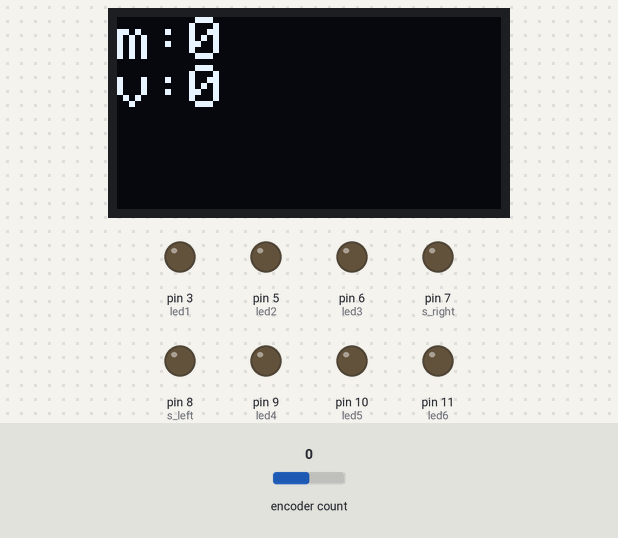
The sketch below on a simulated Arduino Uno, built with avr-gcc and run on an emulated ATmega328P. On the bench: 128×64 one-colour display, output pins drawn as LEDs (lit = HIGH). The inputs (shaded band) are chosen by the test bench; at power-on: encoder count 0. What the sketch prints to the serial monitor is not drawn.

Above: at 1.2 s.
1.3 s: encoder count set to 1
At 2.5 s:
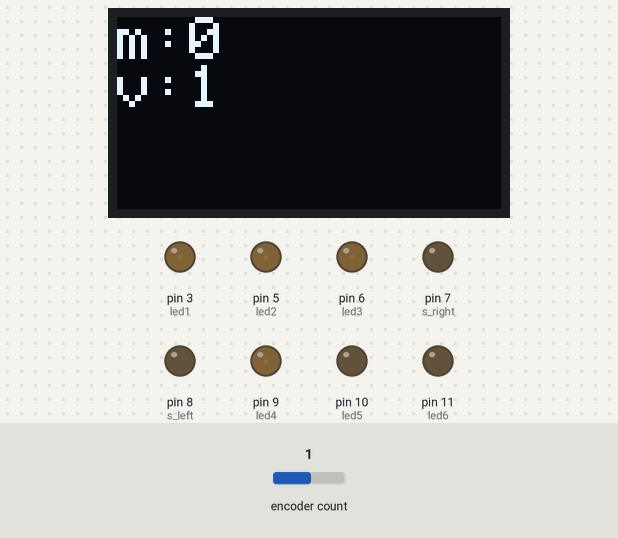
2.8 s: encoder count set to 0
At 3.1 s:
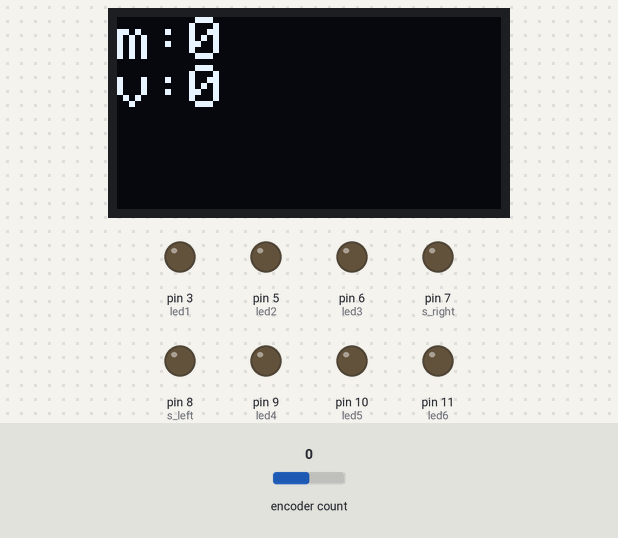
4.3 s: encoder count set to 4
At 5.7 s:
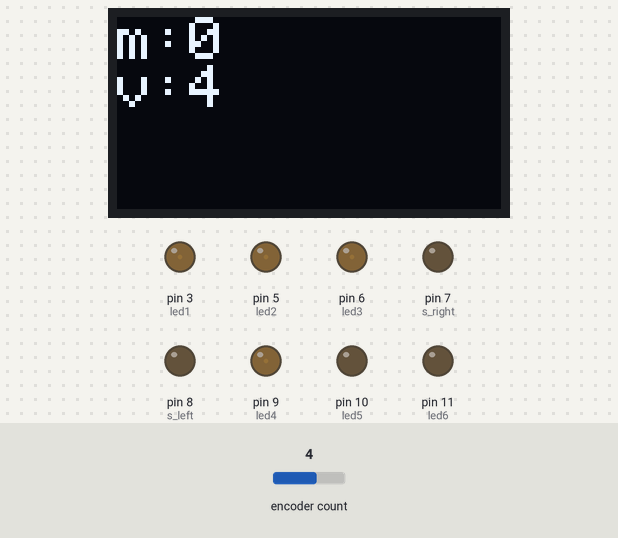
Timing chart, 0 to 7.3 s (numbered marks = the images above; inputs shaded):
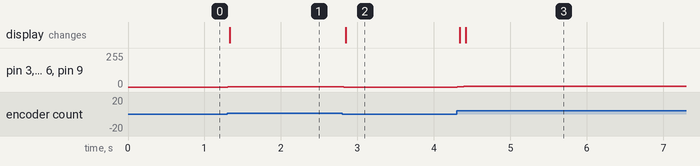

The sketch:

nano_6_led_driver_witch_encoder_and_max7219.ino
```cpp
#include <SPI.h>
#include <Wire.h>
#include <Adafruit_GFX.h>
#include <Adafruit_SSD1306.h>

#define OLED_RESET 4
Adafruit_SSD1306 display(OLED_RESET);

/*
#include <LedControl.h>
  LedControl lc=LedControl(12,11,10,1);//cs,clk,load,count
*/
int v,ones,tens,hundres;

#include <GyverEncoder.h>
#define s1 12
#define s2 13
#define key 4
//#define power A3
  Encoder enc1(s2, s1, key);  // для работы c кнопкой

#define led1 3
#define led2 5
#define led3 6
#define led4 9
#define led5 10
#define led6 11
#define intled 13

#define s_right 7
#define s_left 8

uint8_t l1,l2,l3,l4,l5,l6,l_all;
uint16_t t_l1, t_l2, t_l3, t_l4, t_l5, t_l6,t_all,t_right,t_left,t_intled;

bool l_r,l_l;

int mode=0;
int value=0;
int ballance;


void setup() {

  display.begin(SSD1306_SWITCHCAPVCC, 0x3C);
  display.clearDisplay();
  display.setTextSize(2);
  display.setTextColor(WHITE);

  pinMode(led1,OUTPUT);
  pinMode(led2,OUTPUT);
  pinMode(led3,OUTPUT);
  pinMode(led4,OUTPUT);
  pinMode(led5,OUTPUT);
  pinMode(led6,OUTPUT);
  pinMode(intled,OUTPUT);
  pinMode(s_left,OUTPUT);
  pinMode(s_right,OUTPUT);

  pinMode(s1,INPUT);
  pinMode(s2,INPUT);
  pinMode(key,INPUT);
  //pinMode(power,OUTPUT);

  //digitalWrite(power,HIGH);

  Serial.begin(9600);

//  enc1.setType(TYPE2);
//  lc.shutdown(0,false);
  /* Set the brightness to a medium values */
//  lc.setIntensity(0,4);
  /* and clear the display */
//  lc.clearDisplay(0);

}

void loop() {
  unsigned int cur=millis();
  enc1.tick();
  if (enc1.isRight()) {Serial.println("Right");if (value <=254){value++;}}         // если был поворот
  if (enc1.isLeft()) {Serial.println("Left"); if (value >=1){value --;}}
  if (enc1.isRightH()) Serial.println("Right holded"); // если было удержание + поворот
  if (enc1.isLeftH()) Serial.println("Left holded");
//  if (enc1.isPress()) Serial.println("Press");         // нажатие на кнопку (+ дебаунс)
  if (enc1.isClick()) {Serial.println("Click");if(mode<4){mode++;}else{mode=0;}Serial.println(mode);}         // отпускание кнопки (+ дебаунс)
  if (enc1.isHolded()) {Serial.println("Holded");mode=0;value=255;}       // если была удержана и энк не поворачивался
  if (enc1.isFastR()){ if (value<=240)value += 10;}    // если был быстрый поворот направо, увеличиваем на 10
  if (enc1.isFastL()){ if (value>=10) value -= 10;}    // если был быстрый поворот налево, уменьшаем на 10

  if (mode==0){
    l_r=LOW;l_l=LOW;
    if (l_all != value){
      l_all=value;
//      l1=l2=l3=l4=l5=l6=value;
        l1=l2=l3=l4=value;
    //  set_light();
    }
  }

  if (mode==1){
    l_r=HIGH;l_l=LOW;
    if (l1!=value){
      l1=l2=l3=value;
     // set_light();
    }
  }

  if (mode==2){
    l_r=LOW;l_l=HIGH;
    if (l4!=value){
      //l4=l5=l6=value;
      l4=value;
     // set_light();
    }
  }

  if (mode==3){
    l_r=HIGH;l_l=HIGH;
//    ballance = (value/51)+1;
    if (ballance==1){
      //l1=255,l2=210,l3=170,l4=130,l5=80,l6=30;
      l1=255,l2=210,l3=170,l4=130;
    }
   // set_light();
  }

  if (mode==4){
    l_r=LOW;
    if(cur-t_left>500){
      t_left=cur;
      l_l = !l_l;
    }
   // set_light();
  }

  set_light();

  if(cur-t_intled>300){
    t_intled=cur;
    digitalWrite(intled,!digitalRead(intled));
  }

/*
  //lc.clearDisplay(0);
  lc.setDigit(0,4,(byte)mode,false);
  lc.setChar(0,3,' ',false);
  v=value;
  ones=v%10;
  v=v/10;
  tens=v%10;
  v=v/10;
  hundres=v;
  lc.setDigit(0,0,(byte)ones,false);
  lc.setDigit(0,1,(byte)tens,false);
  lc.setDigit(0,2,(byte)hundres,false);
*/


//  display.setCursor(0,0);
//  display.println("           ");
  display.clearDisplay();
  display.setCursor(0,0);
  display.print("m:");
  display.println(mode);
  display.print("v:");
  display.print(value);
  display.display();


} // loop

void set_light(){
  digitalWrite(s_right,l_r);
  digitalWrite(s_left,l_l);
  analogWrite(led1,l1);
  analogWrite(led2,l2);
  analogWrite(led3,l3);
  analogWrite(led4,l4);
  analogWrite(led5,l5);
  analogWrite(led6,l6);
} // set_light
```

Measured:
- after the input at 1.3 s, pin 3 (led1), pin 5 (led2), pin 6 (led3), pin 9 (led4): 0/255 → 1/255 at once; the display: changes at once (image 1)
- after the input at 2.8 s, pin 3 (led1), pin 5 (led2), pin 6 (led3), pin 9 (led4): 1/255 → 0/255 at once; the display: changes after 0.05 s (image 2)
- after the input at 4.3 s, pin 3 (led1), pin 5 (led2), pin 6 (led3), pin 9 (led4): 0/255 → 4/255 at once; the display: first changes at once (image 3 shows a later state)
